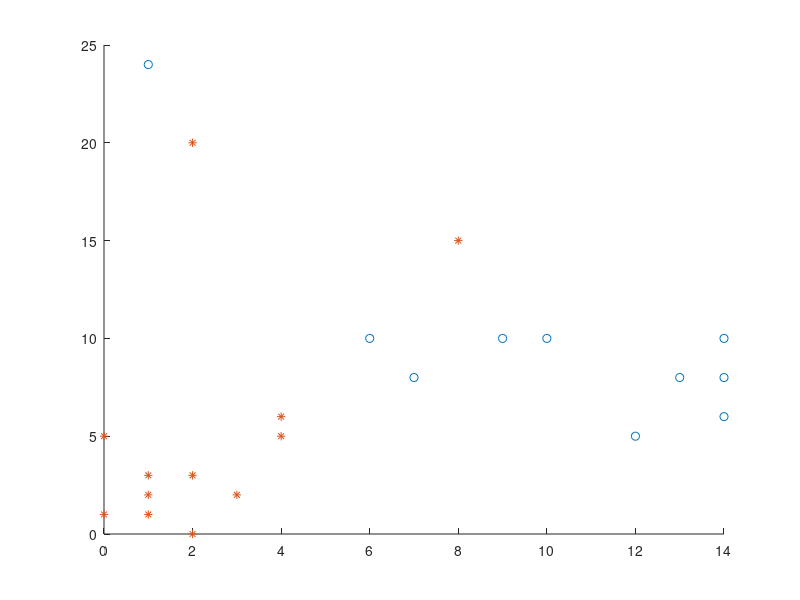

Write MATLAB code to recreate this figure. (Note: this script raises an error after producing the figure.)
clc;clear;close
%% Clasificarea binara: 
% Pentru fiecare student dintr-o grupa se cunoaste 
% x = prezenta la curs a studentilor
% y = ore dedicate proiectului final
% label = eticheta studentului( -1 = picat; 1 = promovat)
%% Date de intrare
x = [1;2;3;4;6;14;12;10;13;14;14;1;7;9;0;0;1;2;1;4]; 
y = [3;3;2;5;10;10;5;10;8;8;6;24;8;10;5;1;1;0;2;6];  
label= [-1;-1;-1;-1;1;1;1;1;1;1;1;1;1;1;-1;-1;-1;-1;-1;-1];  
%% Adaugam doi studenti pentru a studia cazul neseparabil
x_new = [2;8];
y_new = [20;15];
label_new = [-1;-1];
x = [x;x_new];
y =[y;y_new];
label =[label; label_new];
%% Prelucarea datelor 
N  = length(label);       % nr total de elemente
n1 = sum(label(:)==1);    % nr de elemente cu eticheta 1
n2 = length(label)- n1;   % nr de elemente cu eticheta -1
n  = 2;                   % dimensiunea vectorului de caracteristici

data = [label,x,y];
data = sortrows(data,data(:,1)); % aranjam datele dupa etichete
%% Afisarea datelor
scatter(data(1:n1,2),data(1:n1,3))
hold on
scatter(data(n1+1:N,2),data(n1+1:N,3),'*')
hold on 
%% Implementati problema LP conform prezentari din laborator 
%  si rezolvati utilizand linprog
% c = [zeros(n + 1, 1); ones(N, 1)];
% %coloana 2 si 3, caracteristicile 
% C = [-data(1 : n1, 2 : 3), ones(n1, 1), -eye(n1), zeros(n1, n2);...
%     data(n1 + 1 : end, 2 : 3), -ones(n2, 1), zeros(n2, n1), -eye(n2)];
% d = - ones(N, 1);
% lb = [-inf * ones(n + 1, 1); zeros(N, 1)];
% sol = linprog(c, C, d, [], [], lb, [])

% dupa rulare => primele 2 componente din solutie reprezinta w, a treia este
% b si u si v sunt 0, ce inseamna ca u si v sunt 0? u si v sunt eroarea de
% clasificare => clasificam totul corect => multimile noastre sunt
% separabile

% x - nr prezente la curs, care nu poate fi mai mare de 14

%% Implementati problema QP conform prezentari din laborator 
%  si rezolvati utilizand quadprog

lambda = 0.5;
% daca fac lambda mai mic 0.001 => se misca linia de separare dintre cele 2
% multimi 
Q = [eye(n), zeros(n, N+1); zeros(N + 1, n), zeros(N + 1, N + 1)];
q = lambda * [zeros(n + 1, 1); ones(N, 1)];
C = [-data(:, 1) * data(:, 2:3), data(:, 1), -eye(N)];
d = -ones(N, 1);
lb = [-inf * ones(n + 1, 1); zeros(N, 1)];
sol = quadprog(Q, q, C, d, [], [], lb, [])

%% Afisarea hyperplanului de separare gasit
x = linspace(0, 14, 10);
y = (sol(3) - sol(1) * x) / sol(2);
hold on
plot(x, y)
